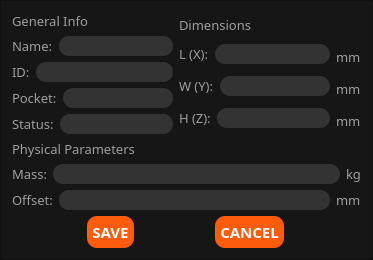
                     <widget class="QFrame" name="frm_parameters_tool">
                      <property name="styleSheet">
                       <string notr="true">background: #161616;
border-color: #333333;</string>
                      </property>
                      <property name="frameShape">
                       <enum>QFrame::StyledPanel</enum>
                      </property>
                      <property name="frameShadow">
                       <enum>QFrame::Raised</enum>
                      </property>
                      <layout class="QGridLayout" name="gridLayout_4">
                       <item row="0" column="0">
                        <layout class="QVBoxLayout" name="verticalLayout_14">
                         <item>
                          <layout class="QHBoxLayout" name="horizontalLayout_27">
                           <item>
                            <layout class="QVBoxLayout" name="verticalLayout_12">
                             <item>
                              <widget class="QLabel" name="lbl_general_info_tool">
                               <property name="font">
                                <font>
                                 <family>JetBrains Mono</family>
                                 <pointsize>10</pointsize>
                                 <weight>50</weight>
                                 <bold>false</bold>
                                </font>
                               </property>
                               <property name="styleSheet">
                                <string notr="true">border: none;
color: #9E9E9E;
background: none;</string>
                               </property>
                               <property name="text">
                                <string>General Info</string>
                               </property>
                              </widget>
                             </item>
                             <item>
                              <layout class="QFormLayout" name="formLayout">
                               <item row="0" column="0">
                                <widget class="QLabel" name="lbl_tool_name">
                                 <property name="font">
                                  <font>
                                   <family>JetBrains Mono</family>
                                   <pointsize>10</pointsize>
                                   <weight>50</weight>
                                   <bold>false</bold>
                                  </font>
                                 </property>
                                 <property name="styleSheet">
                                  <string notr="true">border: none;
color: #9E9E9E;
background: none;</string>
                                 </property>
                                 <property name="text">
                                  <string>Name:</string>
                                 </property>
                                </widget>
                               </item>
                               <item row="0" column="1">
                                <widget class="QLineEdit" name="txt_tool_name">
                                 <property name="styleSheet">
                                  <string notr="true">	background-color: #333333;
	color: #FFFFFF;
	padding: 2px;
	border-radius: 10px;
	border: none;</string>
                                 </property>
                                </widget>
                               </item>
                              </layout>
                             </item>
                             <item>
                              <layout class="QFormLayout" name="formLayout_2">
                               <item row="0" column="0">
                                <widget class="QLabel" name="lbl_tool_id">
                                 <property name="font">
                                  <font>
                                   <family>JetBrains Mono</family>
                                   <pointsize>10</pointsize>
                                   <weight>50</weight>
                                   <bold>false</bold>
                                  </font>
                                 </property>
                                 <property name="styleSheet">
                                  <string notr="true">border: none;
color: #9E9E9E;
background: none;</string>
                                 </property>
                                 <property name="text">
                                  <string>ID:</string>
                                 </property>
                                </widget>
                               </item>
                               <item row="0" column="1">
                                <widget class="QLineEdit" name="txt_tool_id">
                                 <property name="styleSheet">
                                  <string notr="true">	background-color: #333333;
	color: #FFFFFF;
	padding: 2px;
	border-radius: 10px;
	border: none;</string>
                                 </property>
                                </widget>
                               </item>
                              </layout>
                             </item>
                             <item>
                              <layout class="QFormLayout" name="formLayout_3">
                               <item row="0" column="0">
                                <widget class="QLabel" name="lbl_tool_pocket">
                                 <property name="font">
                                  <font>
                                   <family>JetBrains Mono</family>
                                   <pointsize>10</pointsize>
                                   <weight>50</weight>
                                   <bold>false</bold>
                                  </font>
                                 </property>
                                 <property name="styleSheet">
                                  <string notr="true">border: none;
color: #9E9E9E;
background: none;</string>
                                 </property>
                                 <property name="text">
                                  <string>Pocket:</string>
                                 </property>
                                </widget>
                               </item>
                               <item row="0" column="1">
                                <widget class="QLineEdit" name="txt_tool_pocket">
                                 <property name="styleSheet">
                                  <string notr="true">	background-color: #333333;
	color: #FFFFFF;
	padding: 2px;
	border-radius: 10px;
	border: none;</string>
                                 </property>
                                </widget>
                               </item>
                              </layout>
                             </item>
                             <item>
                              <layout class="QFormLayout" name="formLayout_4">
                               <item row="0" column="0">
                                <widget class="QLabel" name="lbl_status_tool">
                                 <property name="font">
                                  <font>
                                   <family>JetBrains Mono</family>
                                   <pointsize>10</pointsize>
                                   <weight>50</weight>
                                   <bold>false</bold>
                                  </font>
                                 </property>
                                 <property name="styleSheet">
                                  <string notr="true">border: none;
color: #9E9E9E;
background: none;</string>
                                 </property>
                                 <property name="text">
                                  <string>Status:</string>
                                 </property>
                                </widget>
                               </item>
                               <item row="0" column="1">
                                <widget class="QLineEdit" name="txt_tool_status">
                                 <property name="styleSheet">
                                  <string notr="true">	background-color: #333333;
	color: #FFFFFF;
	padding: 2px;
	border-radius: 10px;
	border: none;</string>
                                 </property>
                                </widget>
                               </item>
                              </layout>
                             </item>
                            </layout>
                           </item>
                           <item>
                            <layout class="QVBoxLayout" name="verticalLayout_11">
                             <item>
                              <widget class="QLabel" name="lbl_dimensions_tool">
                               <property name="font">
                                <font>
                                 <family>JetBrains Mono</family>
                                 <pointsize>10</pointsize>
                                 <weight>50</weight>
                                 <bold>false</bold>
                                </font>
                               </property>
                               <property name="styleSheet">
                                <string notr="true">border: none;
color: #9E9E9E;
background: none;</string>
                               </property>
                               <property name="text">
                                <string>Dimensions</string>
                               </property>
                              </widget>
                             </item>
                             <item>
                              <layout class="QHBoxLayout" name="horizontalLayout_24">
                               <item>
                                <layout class="QFormLayout" name="formLayout_5">
                                 <item row="0" column="0">
                                  <widget class="QLabel" name="lbl_tool_x">
                                   <property name="font">
                                    <font>
                                     <family>JetBrains Mono</family>
                                     <pointsize>10</pointsize>
                                     <weight>50</weight>
                                     <bold>false</bold>
                                    </font>
                                   </property>
                                   <property name="styleSheet">
                                    <string notr="true">border: none;
color: #9E9E9E;
background: none;</string>
                                   </property>
                                   <property name="text">
                                    <string>L (X):</string>
                                   </property>
                                  </widget>
                                 </item>
                                 <item row="0" column="1">
                                  <widget class="QLineEdit" name="txt_tool_x">
                                   <property name="styleSheet">
                                    <string notr="true">	background-color: #333333;
	color: #FFFFFF;
	padding: 2px;
	border-radius: 10px;
	border: none;</string>
                                   </property>
                                  </widget>
                                 </item>
                                </layout>
                               </item>
                               <item>
                                <widget class="QLabel" name="lbl_mm_x">
                                 <property name="font">
                                  <font>
                                   <family>JetBrains Mono</family>
                                   <pointsize>10</pointsize>
                                   <weight>50</weight>
                                   <bold>false</bold>
                                  </font>
                                 </property>
                                 <property name="styleSheet">
                                  <string notr="true">border: none;
color: #9E9E9E;
background: none;</string>
                                 </property>
                                 <property name="text">
                                  <string>mm</string>
                                 </property>
                                </widget>
                               </item>
                              </layout>
                             </item>
                             <item>
                              <layout class="QHBoxLayout" name="horizontalLayout_25">
                               <item>
                                <layout class="QFormLayout" name="formLayout_6">
                                 <item row="0" column="0">
                                  <widget class="QLabel" name="lbl_tool_y">
                                   <property name="font">
                                    <font>
                                     <family>JetBrains Mono</family>
                                     <pointsize>10</pointsize>
                                     <weight>50</weight>
                                     <bold>false</bold>
                                    </font>
                                   </property>
                                   <property name="styleSheet">
                                    <string notr="true">border: none;
color: #9E9E9E;
background: none;</string>
                                   </property>
                                   <property name="text">
                                    <string>W (Y):</string>
                                   </property>
                                  </widget>
                                 </item>
                                 <item row="0" column="1">
                                  <widget class="QLineEdit" name="txt_tool_y">
                                   <property name="styleSheet">
                                    <string notr="true">	background-color: #333333;
	color: #FFFFFF;
	padding: 2px;
	border-radius: 10px;
	border: none;</string>
                                   </property>
                                  </widget>
                                 </item>
                                </layout>
                               </item>
                               <item>
                                <widget class="QLabel" name="lbl_mm_y">
                                 <property name="font">
                                  <font>
                                   <family>JetBrains Mono</family>
                                   <pointsize>10</pointsize>
                                   <weight>50</weight>
                                   <bold>false</bold>
                                  </font>
                                 </property>
                                 <property name="styleSheet">
                                  <string notr="true">border: none;
color: #9E9E9E;
background: none;</string>
                                 </property>
                                 <property name="text">
                                  <string>mm</string>
                                 </property>
                                </widget>
                               </item>
                              </layout>
                             </item>
                             <item>
                              <layout class="QHBoxLayout" name="horizontalLayout_26">
                               <item>
                                <layout class="QFormLayout" name="formLayout_7">
                                 <item row="0" column="0">
                                  <widget class="QLabel" name="lbl_tool_z">
                                   <property name="font">
                                    <font>
                                     <family>JetBrains Mono</family>
                                     <pointsize>10</pointsize>
                                     <weight>50</weight>
                                     <bold>false</bold>
                                    </font>
                                   </property>
                                   <property name="styleSheet">
                                    <string notr="true">border: none;
color: #9E9E9E;
background: none;</string>
                                   </property>
                                   <property name="text">
                                    <string>H (Z):</string>
                                   </property>
                                  </widget>
                                 </item>
                                 <item row="0" column="1">
                                  <widget class="QLineEdit" name="txt_tool_z">
                                   <property name="styleSheet">
                                    <string notr="true">	background-color: #333333;
	color: #FFFFFF;
	padding: 2px;
	border-radius: 10px;
	border: none;</string>
                                   </property>
                                  </widget>
                                 </item>
                                </layout>
                               </item>
                               <item>
                                <widget class="QLabel" name="lbl_mm_z">
                                 <property name="font">
                                  <font>
                                   <family>JetBrains Mono</family>
                                   <pointsize>10</pointsize>
                                   <weight>50</weight>
                                   <bold>false</bold>
                                  </font>
                                 </property>
                                 <property name="styleSheet">
                                  <string notr="true">border: none;
color: #9E9E9E;
background: none;</string>
                                 </property>
                                 <property name="text">
                                  <string>mm</string>
                                 </property>
                                </widget>
                               </item>
                              </layout>
                             </item>
                            </layout>
                           </item>
                          </layout>
                         </item>
                         <item>
                          <layout class="QVBoxLayout" name="verticalLayout_13">
                           <item>
                            <widget class="QLabel" name="lbl_last_modified_2">
                             <property name="font">
                              <font>
                               <family>JetBrains Mono</family>
                               <pointsize>10</pointsize>
                               <weight>50</weight>
                               <bold>false</bold>
                              </font>
                             </property>
                             <property name="styleSheet">
                              <string notr="true">border: none;
color: #9E9E9E;
background: none;</string>
                             </property>
                             <property name="text">
                              <string>Physical Parameters</string>
                             </property>
                            </widget>
                           </item>
                           <item>
                            <layout class="QHBoxLayout" name="horizontalLayout_28">
                             <item>
                              <layout class="QFormLayout" name="formLayout_8">
                               <item row="0" column="0">
                                <widget class="QLabel" name="lbl_tool_mass">
                                 <property name="font">
                                  <font>
                                   <family>JetBrains Mono</family>
                                   <pointsize>10</pointsize>
                                   <weight>50</weight>
                                   <bold>false</bold>
                                  </font>
                                 </property>
                                 <property name="styleSheet">
                                  <string notr="true">border: none;
color: #9E9E9E;
background: none;</string>
                                 </property>
                                 <property name="text">
                                  <string>Mass:</string>
                                 </property>
                                </widget>
                               </item>
                               <item row="0" column="1">
                                <widget class="QLineEdit" name="txt_tool_mass">
                                 <property name="styleSheet">
                                  <string notr="true">	background-color: #333333;
	color: #FFFFFF;
	padding: 2px;
	border-radius: 10px;
	border: none;</string>
                                 </property>
                                </widget>
                               </item>
                              </layout>
                             </item>
                             <item>
                              <widget class="QLabel" name="lbl_kg_m">
                               <property name="font">
                                <font>
                                 <family>JetBrains Mono</family>
                                 <pointsize>10</pointsize>
                                 <weight>50</weight>
                                 <bold>false</bold>
                                </font>
                               </property>
                               <property name="styleSheet">
                                <string notr="true">border: none;
color: #9E9E9E;
background: none;</string>
                               </property>
                               <property name="text">
                                <string>kg</string>
                               </property>
                              </widget>
                             </item>
                            </layout>
                           </item>
                           <item>
                            <layout class="QHBoxLayout" name="horizontalLayout_29">
                             <item>
                              <layout class="QFormLayout" name="formLayout_9">
                               <item row="0" column="0">
                                <widget class="QLabel" name="lbl_project_name_6">
                                 <property name="font">
                                  <font>
                                   <family>JetBrains Mono</family>
                                   <pointsize>10</pointsize>
                                   <weight>50</weight>
                                   <bold>false</bold>
                                  </font>
                                 </property>
                                 <property name="styleSheet">
                                  <string notr="true">border: none;
color: #9E9E9E;
background: none;</string>
                                 </property>
                                 <property name="text">
                                  <string>Offset:</string>
                                 </property>
                                </widget>
                               </item>
                               <item row="0" column="1">
                                <widget class="QLineEdit" name="txt_tool_offset">
                                 <property name="styleSheet">
                                  <string notr="true">	background-color: #333333;
	color: #FFFFFF;
	padding: 2px;
	border-radius: 10px;
	border: none;</string>
                                 </property>
                                </widget>
                               </item>
                              </layout>
                             </item>
                             <item>
                              <widget class="QLabel" name="lbl_mm_o">
                               <property name="font">
                                <font>
                                 <family>JetBrains Mono</family>
                                 <pointsize>10</pointsize>
                                 <weight>50</weight>
                                 <bold>false</bold>
                                </font>
                               </property>
                               <property name="styleSheet">
                                <string notr="true">border: none;
color: #9E9E9E;
background: none;</string>
                               </property>
                               <property name="text">
                                <string>mm</string>
                               </property>
                              </widget>
                             </item>
                            </layout>
                           </item>
                          </layout>
                         </item>
                         <item>
                          <layout class="QHBoxLayout" name="horizontalLayout_30">
                           <item>
                            <widget class="QPushButton" name="btn_save_tool">
                             <property name="sizePolicy">
                              <sizepolicy hsizetype="Fixed" vsizetype="Fixed">
                               <horstretch>0</horstretch>
                               <verstretch>0</verstretch>
                              </sizepolicy>
                             </property>
                             <property name="font">
                              <font>
                               <family>JetBrains Mono</family>
                               <pointsize>11</pointsize>
                               <weight>75</weight>
                               <bold>true</bold>
                              </font>
                             </property>
                             <property name="mouseTracking">
                              <bool>true</bool>
                             </property>
                             <property name="layoutDirection">
                              <enum>Qt::LeftToRight</enum>
                             </property>
                             <property name="styleSheet">
                              <string notr="true">QPushButton {
	background-color: #FE5C0D;
	color: #FFFFFF;
	padding: 5px;
	border-radius: 10px;
	border: none;
}
QPushButton:hover{
	background-color: rgb(254, 81, 13);
    border: 2px solid rgb(254, 174, 13);
}</string>
                             </property>
                             <property name="text">
                              <string>SAVE</string>
                             </property>
                            </widget>
                           </item>
                           <item>
                            <widget class="QPushButton" name="btn_cancel_tool">
                             <property name="sizePolicy">
                              <sizepolicy hsizetype="Fixed" vsizetype="Fixed">
                               <horstretch>0</horstretch>
                               <verstretch>0</verstretch>
                              </sizepolicy>
                             </property>
                             <property name="font">
                              <font>
                               <family>JetBrains Mono</family>
                               <pointsize>11</pointsize>
                               <weight>75</weight>
                               <bold>true</bold>
                              </font>
                             </property>
                             <property name="mouseTracking">
                              <bool>true</bool>
                             </property>
                             <property name="layoutDirection">
                              <enum>Qt::LeftToRight</enum>
                             </property>
                             <property name="styleSheet">
                              <string notr="true">QPushButton {
	background-color: #FE5C0D;
	color: #FFFFFF;
	padding: 5px;
	border-radius: 10px;
	border: none;
}
QPushButton:hover{
	background-color: rgb(254, 81, 13);
    border: 2px solid rgb(254, 174, 13);
}</string>
                             </property>
                             <property name="text">
                              <string>CANCEL</string>
                             </property>
                            </widget>
                           </item>
                          </layout>
                         </item>
                        </layout>
                       </item>
                      </layout>
                     </widget>
